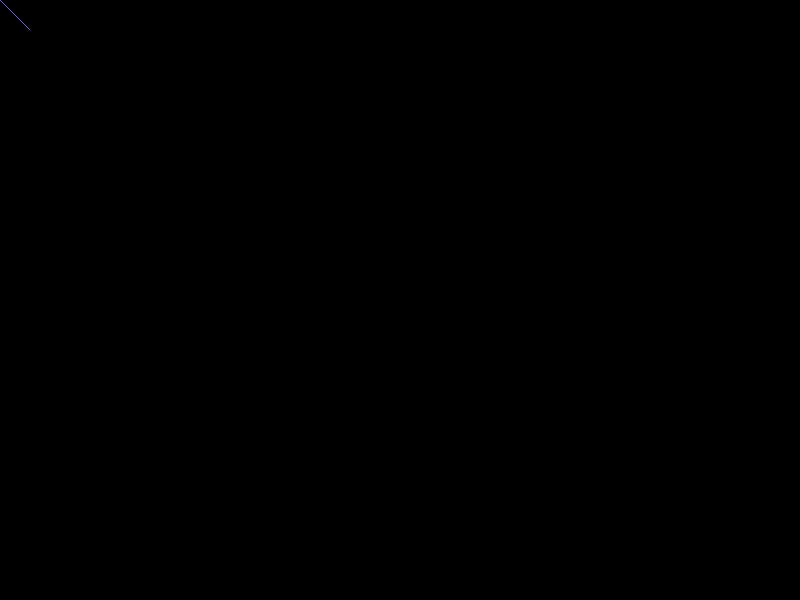
Frame 1 (no input)
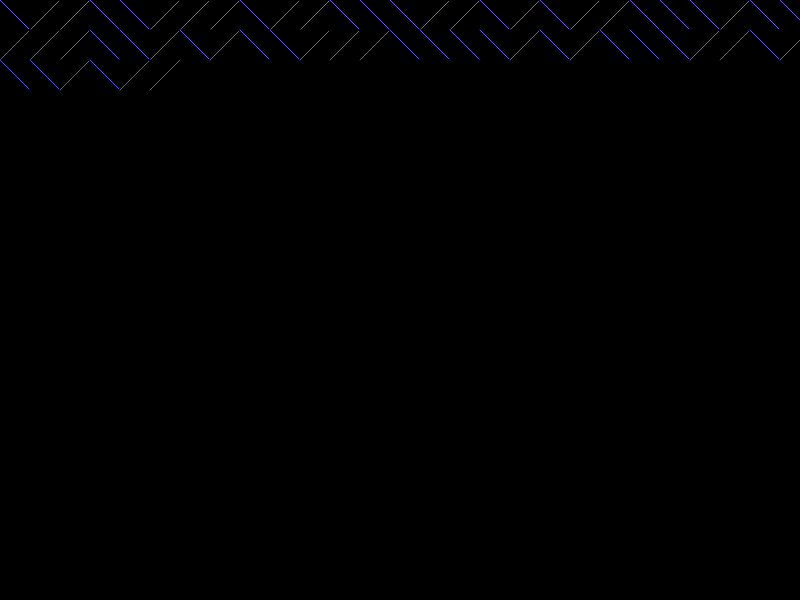
Frame 60 (no input)
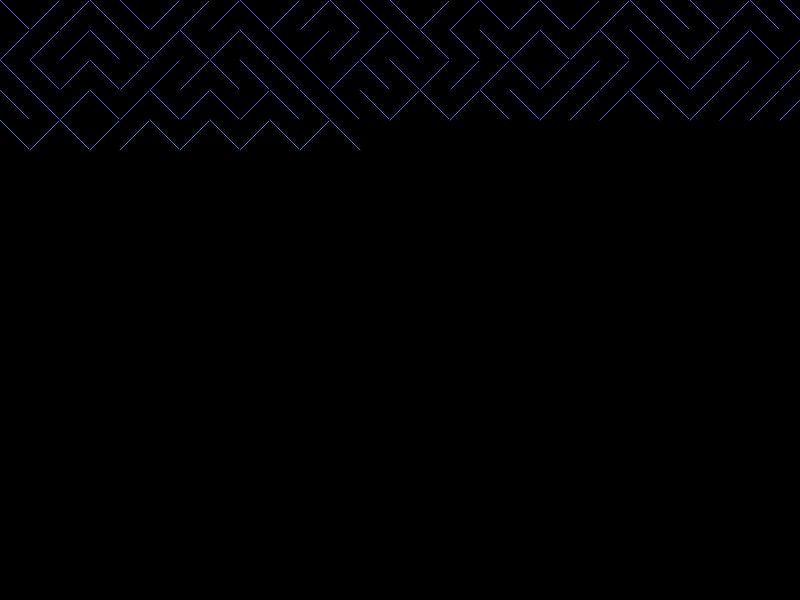
Frame 120 (the mouse pressed at the canvas centre since frame 60)

The p5.js sketch that drew these frames (run headless with seeded random() and noise() and a simulated clock; from frame 60 on, the mouse is pressed at the canvas centre):

// p5.js sketch
// ── sketch.js
let x, y
let w = screen.width, h = screen.height
let cw = 1920, ch = 1080
let backgroundRGB = 0
let backgroundFade = 0, backgroundFadeRGB = 0
let backgroundFadeAxis = "x"
let linelen = 30
let lineOverlap = true
let fr = 30

function setup() {
  createCanvas(w, h)
  colorMode(RGB, 255)
  frameRate(fr)
  if (!backgroundFade) background(backgroundRGB)
  else {
    strokeWeight(2)
    setGradient(0, 0, w, h)
    strokeWeight(1)
  }
  fill(backgroundRGB)
  colorMode(HSB, 255)
  x = 0
  y = 0
}

let c1, c2, c3
let resetBackGround = false
// let myCustomWord = "default"

function draw() {
  // textSize(32);
  // text(myCustomWord, 10, 30);
  let normH = ceil(height / linelen)
  let normW = ceil(width  / linelen)
  if (!x && !y) {
    c1 = color(random(255), random(128, 256), random(128, 256))
    c2 = color(random(255), random(128, 256), random(128, 256))
    c3 = color(random(255), random(128, 256), random(128, 256))
    resetBackGround = !resetBackGround || !lineOverlap
  }
  if (resetBackGround) {
    colorMode(RGB, 255)
    stroke(backgroundRGB)
    if (!backgroundFade) square(x * linelen, y * linelen, linelen)
    else {
      let xp = x * linelen
      let yp = y * linelen
      strokeWeight(2)
      setGradient(xp, yp, linelen, linelen)
      strokeWeight(1)
    }
    colorMode(HSB, 255)
  }

  let xlerp = lerpColor(c1, c2, x / normW)
  let ylerp = lerpColor(c1, c3, y / normH)
  let lerped = lerpColor(xlerp, ylerp, width / height)  // lerp according to w/H?

  stroke(lerped)
  let dx = random([0, 1])
  line((x + dx) * linelen, y * linelen, (x+1 - dx) * linelen, (y+1) * linelen)

  x = ++x % normW
  y = ((x % normW == 0) + y) % normH
}

function setGradient(x, y, ww, hh) {
  let c1 = backgroundRGB
  let c2 = backgroundFadeRGB
  let axis = backgroundFadeAxis
  if (axis === "x") {
    // Top to bottom gradient
    for (let i = y; i <= y + hh; i++) {
      let inter = map(i, 0, h, 0, 1);
      let c = lerpColor(c1, c2, inter);
      stroke(c);
      line(x, i, x + ww, i);
    }
  }
  else if (axis === "y") {
    // Left to right gradient
    for (let i = x; i <= x + ww; i++) {
      let inter = map(i, 0, w, 0, 1);
      let c = lerpColor(c1, c2, inter);
      stroke(c);
      line(i, y, i, y + hh);
    }
  }
}


function setParseColor(which, col) {
  var c = col.split(' ').map(function(c) {
    return ceil(c * 255)
  })
  colorMode(RGB, 255)
  if (which === 1) backgroundRGB = color(c[0], c[1], c[2])
  else backgroundFadeRGB = color(c[0], c[1], c[2])
  colorMode(HSB, 255)
}


window.wallpaperPropertyListener = {
  applyUserProperties: function(properties) {
    if (properties.schemecolor) {
      setParseColor(1, properties.schemecolor.value)
    }
    if (properties.schemecolorFadeOption) {
      backgroundFade = properties.schemecolorFadeOption.value
    }
    if (properties.schemecolorFadeColor) {
      setParseColor(2, properties.schemecolorFadeColor.value)
    }
    if (properties.schemecolorFadeAxis) {
      backgroundFadeAxis = properties.schemecolorFadeAxis.value ? "y" : "x"
    }
    // if (properties.changetext) {
    //   myCustomWord = properties.changetext.value + getFrameRate()
    // }
    if (properties.slider) {
      linelen = properties.slider.value
    }
    if (properties.selectResolution) {
      switch (properties.selectResolution.value) {
        case 1: {
          w = screen.width
          h = screen.height
          break
        }
        case 2: {
          w = cw
          h = ch
          break
        }
        default: {
          // pass
        }
      }
    }
    if (properties.selectResolutionCustomHeight) {
      let parsed = parseInt(properties.selectResolutionCustomHeight.value)
      if (!isNaN(parsed)) {
        h = parsed
        ch = parsed
      }
      else h = 1080
    }
    if (properties.selectResolutionCustomWidth) {
      let parsed = parseInt(properties.selectResolutionCustomWidth.value)
      if (!isNaN(parsed)) {
        w = parsed
        cw = parsed
      }
      else w = 1920
    }
    if (properties.overlapLines) {
      lineOverlap = properties.overlapLines.value
      resetBackGround = false
    }
    if (properties.framerateSlider) {
      fr = properties.framerateSlider.value
    }
    setup()
  },
};
